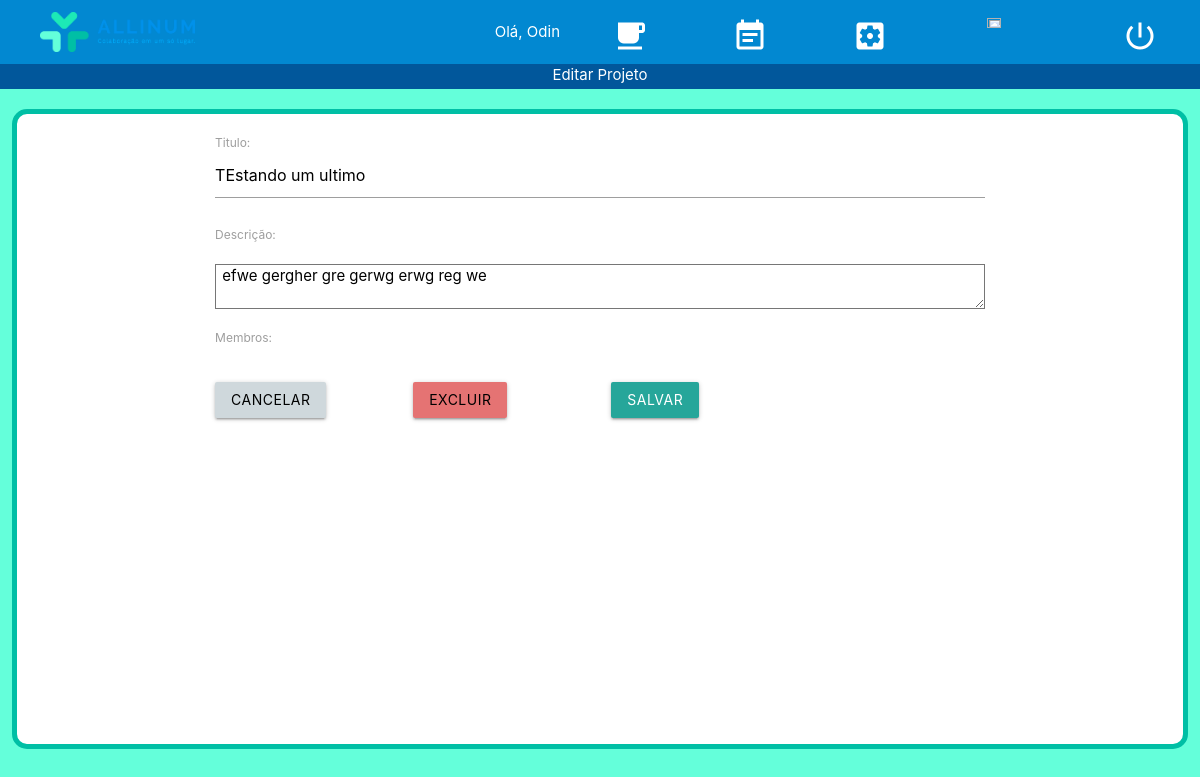
/projeto_editar/15 (signed in), run on the app's committed database.
### usuarios/models.py (models this page shows)
class Projeto(models.Model):
    titulo = models.TextField(max_length=100, null=False)
    descricao = models.TextField(max_length=400, null=False)
    lider = models.ForeignKey(User, on_delete=models.CASCADE)
    membros = models.ManyToManyField(Membro)
    ult_alt = models.TextField(max_length=100, null=True)
    data_ult_alt = models.DateField(null=True)

### usuarios/views.py (the view)
# urls.py: url(r'^projeto_editar/(?P<pk>[0-9]+)', projeto_editar, name='projeto_editar'),
@login_required
def projeto_editar(request, pk, template_name="projeto_editar.html"):
    user = request.user
    projeto = get_object_or_404(Projeto, pk=pk)
    membro = Membro.objects.all()
    if user.id == projeto.lider.id or user.is_superuser:
        if request.method == "POST":
            form = ProjetoForm(request.POST, instance=projeto)
            if form.is_valid():
                projeto.ult_alt = user.username  # Salva ultima pessoa que alterou o projeto
                projeto.data_ult_alt = date.today()
                projeto.save()
                return redirect('/projeto_lista/')
        else:
            form = projeto
    else:
        messages.error(request, "Permissão Negada!")
        return redirect('/projeto_lista/')
    return render(request, template_name, {'projeto': form, 'membro_list':membro})

### templates/projeto_editar.html (shortened to what this page needs)
{% extends 'baseTemplate.html' %}
{% block titulo %}
    Editar Projeto
{% endblock titulo %}
{% block conteudo %}
    <div class = "row" style="margin-top: 20px;">
        <div class = "col s2">	</div>
        <form class="col s8" method="POST"> {% csrf_token %}
            <div class = "row">
				<div class="col s12">
					<label for="id_titulo"> Titulo: </label>
					<input id="id_titulo" name="titulo" maxlength="100" value="{{ projeto.titulo }}" required/>
				</div>
			</div>
			<div class = "row">
				<div class="col s12">
					<label for="id_descricao"> Descrição: </label>
				</div>
			</div>
			<div class = "row">
				<div class="col s12">
					<textarea name="descricao" cols="40" rows="10" maxlength="400" required> {{ projeto.descricao }} </textarea>
				</div>
			</div>
            <div class = "row">
				<div class="col s12">
					<label for="id_membros">Membros:</label>
				</div>
			</div>
            <div class="row">
                <div class="input-field col s3">
                    <button class="btn waves-effect waves-light blue-grey lighten-4">
                        <a href=" {% url 'projeto_lista' %}" class="black-text text-lighten-5">Cancelar</a>
                    </button>
                </div>
                <div class="input-field col s3">
                    <button class="btn waves-effect waves-light red lighten-2">
                        <a href=" {% url 'projeto_delete' pk=projeto.pk %}" class="black-text text-lighten-5">Excluir</a>
                    </button>
                </div>
                <div class="input-field col s3">
                    <button class="btn waves-effect waves-light" type="submit" name="action">
                        Salvar
                    </button>
                </div>
            </div>
        </form>
        <div class = "col s2">	</div>
    </div>
{% endblock conteudo %}

### templates/baseTemplate.html (shortened to what this page needs)
<html lang="pt-br">
    {% load static %}
	<head>
	    <link rel="stylesheet" href="https://cdnjs.cloudflare.com/ajax/libs/materialize/1.0.0/css/materialize.min.css">
	</head>
	<body style = 'background:  {% if request.user.profile.tema == 'C' %}
                                    #64FFDA
                                {% endif %}
                                ;'>
		<nav>
		    <div class="nav-wrapper {% if request.user.profile.tema == 'C' %}
                                        light-blue darken-2
                                    {% endif %}
                                    ">
		      	<a href="{% url 'projeto_lista' %}" style="margin-left: 40px; color:#FFFFFF;"> <img src = "{% static 'usuarios/logos/Logo_V_C.png' %}"
	      		style = "height: 40px; margin-top: 1%;"/> </a>
		      	<ul id="nav-mobile" class="right">
                    <li style="margin-right: 10px;"> Olá, {{ request.user.first_name}} </li>
			      	<li><a href=" {% url 'projeto_lista' %} " style="height: 100%; width: 120px;">
			      		<img src = "{% static 'usuarios/icons/projetos.png' %}" style = "width: 40%; margin-left: 30%; margin-top: 20%;">
			      	</a></li>
			      	<li><a href="{% url 'visao_tarefa' %}" style="height: 100%; width: 120px;">
			      		<img src = "{% static 'usuarios/icons/tarefas.png' %}" style = "width: 40%; margin-left: 30%; margin-top: 20%;">
			      	</a></li>
			        <li><a href=" {% url 'usuario_configuracao' %} " style="height: 100%; width: 120px;">
			      		<img src = "{% static 'usuarios/icons/configuracoes.png' %}" style = "width: 40%; margin-left: 30%; margin-top: 20%;">
			      	</a></li>
			        <li><a href="" class="btn-flat disabled" style="height: 100%; width: 120px;">
			        	<img src = "{% static 'usuarios/icons/notificacoes.png' %}" style = "width: 40%; margin-left: 30%; margin-top: 20%;">
			        </a></li>
			        <li><a href="{% url 'logout' %}" style="height: 100%; width: 120px;">
			        	<img src = "{% static 'usuarios/icons/sair.png' %}" style = "width: 40%; margin-left: 30%; margin-top: 20%;">
			        </a></li>
		      	</ul>
		    </div>
	  	</nav>
	  	<div class = row>
	  		<div class = "col s12" style = "height: 25px; background:   {% if request.user.profile.tema == 'C' %}
                                                                            #01579B
                                                                        {% endif %}
                                                                        ;
                    color: #FFFFFF; text-align: center;"> {% block titulo %} {% endblock %} </div>
	  	</div>
		<div class = 'col s12' style = "background: {% if request.user.profile.tema == 'C' %}
                                                        #FFFFFF
                                                    {% endif %}
                                                    ;
                min-height: 80%; margin: 1%; border: 5px solid #00BFA5; border-radius: 15px;">
            {% block conteudo %}
            {% endblock %}
		</div>
	</body>
</html>

### data on the page
Projeto: titulo "TEstando um ultimo", descricao "efwe gergher gre gerwg erwg reg we"

### other printed values
{{ request.user.first_name }} "Odin"
